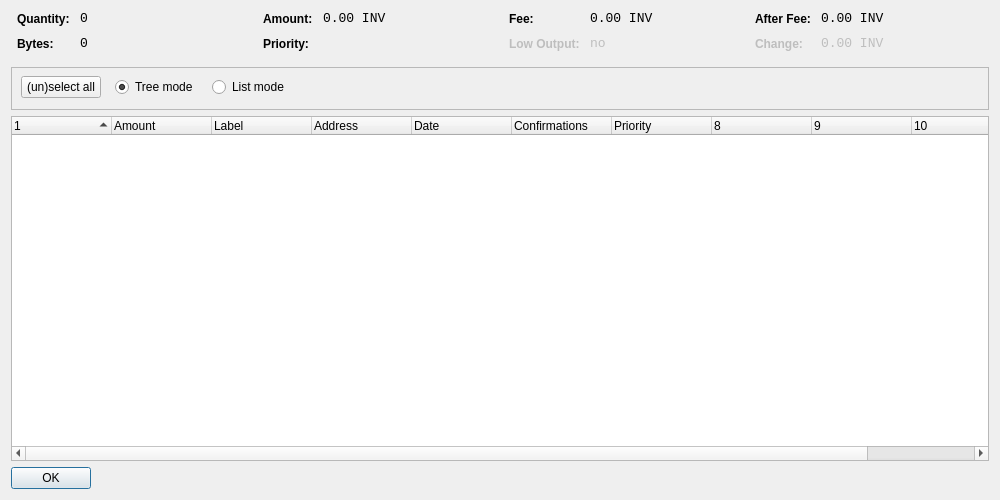
<?xml version="1.0" encoding="UTF-8"?>
<ui version="4.0">
 <class>CoinControlDialog</class>
 <widget class="QDialog" name="CoinControlDialog">
  <property name="geometry">
   <rect>
    <x>0</x>
    <y>0</y>
    <width>1000</width>
    <height>500</height>
   </rect>
  </property>
  <property name="windowTitle">
   <string>Coin Control</string>
  </property>
  <layout class="QVBoxLayout" name="verticalLayout">
   <item>
    <layout class="QHBoxLayout" name="horizontalLayoutTop" stretch="0,0,0,0">
     <property name="topMargin">
      <number>0</number>
     </property>
     <property name="bottomMargin">
      <number>10</number>
     </property>
     <item>
      <layout class="QFormLayout" name="formLayoutCoinControl1">
       <property name="horizontalSpacing">
        <number>10</number>
       </property>
       <property name="verticalSpacing">
        <number>10</number>
       </property>
       <property name="leftMargin">
        <number>6</number>
       </property>
       <property name="rightMargin">
        <number>6</number>
       </property>
       <item row="0" column="0">
        <widget class="QLabel" name="labelCoinControlQuantityText">
         <property name="styleSheet">
          <string notr="true">font-weight:bold;</string>
         </property>
         <property name="text">
          <string>Quantity:</string>
         </property>
        </widget>
       </item>
       <item row="0" column="1">
        <widget class="QLabel" name="labelCoinControlQuantity">
         <property name="font">
          <font>
           <family>Monospace</family>
           <pointsize>10</pointsize>
          </font>
         </property>
         <property name="cursor">
          <cursorShape>IBeamCursor</cursorShape>
         </property>
         <property name="contextMenuPolicy">
          <enum>Qt::ActionsContextMenu</enum>
         </property>
         <property name="text">
          <string notr="true">0</string>
         </property>
         <property name="textInteractionFlags">
          <set>Qt::LinksAccessibleByMouse|Qt::TextSelectableByKeyboard|Qt::TextSelectableByMouse</set>
         </property>
        </widget>
       </item>
       <item row="1" column="0">
        <widget class="QLabel" name="labelCoinControlBytesText">
         <property name="styleSheet">
          <string notr="true">font-weight:bold;</string>
         </property>
         <property name="text">
          <string>Bytes:</string>
         </property>
        </widget>
       </item>
       <item row="1" column="1">
        <widget class="QLabel" name="labelCoinControlBytes">
         <property name="font">
          <font>
           <family>Monospace</family>
           <pointsize>10</pointsize>
          </font>
         </property>
         <property name="cursor">
          <cursorShape>IBeamCursor</cursorShape>
         </property>
         <property name="contextMenuPolicy">
          <enum>Qt::ActionsContextMenu</enum>
         </property>
         <property name="text">
          <string notr="true">0</string>
         </property>
         <property name="textInteractionFlags">
          <set>Qt::LinksAccessibleByMouse|Qt::TextSelectableByKeyboard|Qt::TextSelectableByMouse</set>
         </property>
        </widget>
       </item>
      </layout>
     </item>
     <item>
      <layout class="QFormLayout" name="formLayoutCoinControl2">
       <property name="horizontalSpacing">
        <number>10</number>
       </property>
       <property name="verticalSpacing">
        <number>10</number>
       </property>
       <property name="leftMargin">
        <number>6</number>
       </property>
       <property name="rightMargin">
        <number>6</number>
       </property>
       <item row="0" column="0">
        <widget class="QLabel" name="labelCoinControlAmountText">
         <property name="styleSheet">
          <string notr="true">font-weight:bold;</string>
         </property>
         <property name="text">
          <string>Amount:</string>
         </property>
        </widget>
       </item>
       <item row="0" column="1">
        <widget class="QLabel" name="labelCoinControlAmount">
         <property name="font">
          <font>
           <family>Monospace</family>
           <pointsize>10</pointsize>
          </font>
         </property>
         <property name="cursor">
          <cursorShape>IBeamCursor</cursorShape>
         </property>
         <property name="contextMenuPolicy">
          <enum>Qt::ActionsContextMenu</enum>
         </property>
         <property name="text">
          <string notr="true">0.00 INV</string>
         </property>
         <property name="textInteractionFlags">
          <set>Qt::LinksAccessibleByMouse|Qt::TextSelectableByKeyboard|Qt::TextSelectableByMouse</set>
         </property>
        </widget>
       </item>
       <item row="1" column="0">
        <widget class="QLabel" name="labelCoinControlPriorityText">
         <property name="styleSheet">
          <string notr="true">font-weight:bold;</string>
         </property>
         <property name="text">
          <string>Priority:</string>
         </property>
        </widget>
       </item>
       <item row="1" column="1">
        <widget class="QLabel" name="labelCoinControlPriority">
         <property name="font">
          <font>
           <family>Monospace</family>
           <pointsize>10</pointsize>
          </font>
         </property>
         <property name="cursor">
          <cursorShape>IBeamCursor</cursorShape>
         </property>
         <property name="contextMenuPolicy">
          <enum>Qt::ActionsContextMenu</enum>
         </property>
         <property name="text">
          <string/>
         </property>
         <property name="textInteractionFlags">
          <set>Qt::LinksAccessibleByMouse|Qt::TextSelectableByKeyboard|Qt::TextSelectableByMouse</set>
         </property>
        </widget>
       </item>
      </layout>
     </item>
     <item>
      <layout class="QFormLayout" name="formLayoutCoinControl3">
       <property name="horizontalSpacing">
        <number>10</number>
       </property>
       <property name="verticalSpacing">
        <number>10</number>
       </property>
       <property name="leftMargin">
        <number>6</number>
       </property>
       <property name="rightMargin">
        <number>6</number>
       </property>
       <item row="0" column="0">
        <widget class="QLabel" name="labelCoinControlFeeText">
         <property name="styleSheet">
          <string notr="true">font-weight:bold;</string>
         </property>
         <property name="text">
          <string>Fee:</string>
         </property>
        </widget>
       </item>
       <item row="0" column="1">
        <widget class="QLabel" name="labelCoinControlFee">
         <property name="font">
          <font>
           <family>Monospace</family>
           <pointsize>10</pointsize>
          </font>
         </property>
         <property name="cursor">
          <cursorShape>IBeamCursor</cursorShape>
         </property>
         <property name="contextMenuPolicy">
          <enum>Qt::ActionsContextMenu</enum>
         </property>
         <property name="text">
          <string notr="true">0.00 INV</string>
         </property>
         <property name="textInteractionFlags">
          <set>Qt::LinksAccessibleByMouse|Qt::TextSelectableByKeyboard|Qt::TextSelectableByMouse</set>
         </property>
        </widget>
       </item>
       <item row="1" column="0">
        <widget class="QLabel" name="labelCoinControlLowOutputText">
         <property name="enabled">
          <bool>false</bool>
         </property>
         <property name="styleSheet">
          <string notr="true">font-weight:bold;</string>
         </property>
         <property name="text">
          <string>Low Output:</string>
         </property>
        </widget>
       </item>
       <item row="1" column="1">
        <widget class="QLabel" name="labelCoinControlLowOutput">
         <property name="enabled">
          <bool>false</bool>
         </property>
         <property name="font">
          <font>
           <family>Monospace</family>
           <pointsize>10</pointsize>
          </font>
         </property>
         <property name="cursor">
          <cursorShape>IBeamCursor</cursorShape>
         </property>
         <property name="contextMenuPolicy">
          <enum>Qt::ActionsContextMenu</enum>
         </property>
         <property name="text">
          <string notr="true">no</string>
         </property>
         <property name="textInteractionFlags">
          <set>Qt::LinksAccessibleByMouse|Qt::TextSelectableByKeyboard|Qt::TextSelectableByMouse</set>
         </property>
        </widget>
       </item>
      </layout>
     </item>
     <item>
      <layout class="QFormLayout" name="formLayoutCoinControl4">
       <property name="horizontalSpacing">
        <number>10</number>
       </property>
       <property name="verticalSpacing">
        <number>10</number>
       </property>
       <property name="leftMargin">
        <number>6</number>
       </property>
       <property name="rightMargin">
        <number>6</number>
       </property>
       <item row="0" column="0">
        <widget class="QLabel" name="labelCoinControlAfterFeeText">
         <property name="styleSheet">
          <string notr="true">font-weight:bold;</string>
         </property>
         <property name="text">
          <string>After Fee:</string>
         </property>
        </widget>
       </item>
       <item row="0" column="1">
        <widget class="QLabel" name="labelCoinControlAfterFee">
         <property name="font">
          <font>
           <family>Monospace</family>
           <pointsize>10</pointsize>
          </font>
         </property>
         <property name="cursor">
          <cursorShape>IBeamCursor</cursorShape>
         </property>
         <property name="contextMenuPolicy">
          <enum>Qt::ActionsContextMenu</enum>
         </property>
         <property name="text">
          <string notr="true">0.00 INV</string>
         </property>
         <property name="textInteractionFlags">
          <set>Qt::LinksAccessibleByMouse|Qt::TextSelectableByKeyboard|Qt::TextSelectableByMouse</set>
         </property>
        </widget>
       </item>
       <item row="1" column="0">
        <widget class="QLabel" name="labelCoinControlChangeText">
         <property name="enabled">
          <bool>false</bool>
         </property>
         <property name="styleSheet">
          <string notr="true">font-weight:bold;</string>
         </property>
         <property name="text">
          <string>Change:</string>
         </property>
        </widget>
       </item>
       <item row="1" column="1">
        <widget class="QLabel" name="labelCoinControlChange">
         <property name="enabled">
          <bool>false</bool>
         </property>
         <property name="font">
          <font>
           <family>Monospace</family>
           <pointsize>10</pointsize>
          </font>
         </property>
         <property name="cursor">
          <cursorShape>IBeamCursor</cursorShape>
         </property>
         <property name="contextMenuPolicy">
          <enum>Qt::ActionsContextMenu</enum>
         </property>
         <property name="text">
          <string notr="true">0.00 INV</string>
         </property>
         <property name="textInteractionFlags">
          <set>Qt::LinksAccessibleByMouse|Qt::TextSelectableByKeyboard|Qt::TextSelectableByMouse</set>
         </property>
        </widget>
       </item>
      </layout>
     </item>
    </layout>
   </item>
   <item>
    <widget class="QFrame" name="frame">
     <property name="minimumSize">
      <size>
       <width>0</width>
       <height>43</height>
      </size>
     </property>
     <property name="frameShape">
      <enum>QFrame::StyledPanel</enum>
     </property>
     <property name="frameShadow">
      <enum>QFrame::Sunken</enum>
     </property>
     <widget class="QWidget" name="horizontalLayoutWidget">
      <property name="geometry">
       <rect>
        <x>10</x>
        <y>0</y>
        <width>781</width>
        <height>41</height>
       </rect>
      </property>
      <layout class="QHBoxLayout" name="horizontalLayoutPanel" stretch="0,0,0,0,0">
       <property name="spacing">
        <number>14</number>
       </property>
       <item>
        <widget class="QPushButton" name="pushButtonSelectAll">
         <property name="sizePolicy">
          <sizepolicy hsizetype="Maximum" vsizetype="Fixed">
           <horstretch>0</horstretch>
           <verstretch>0</verstretch>
          </sizepolicy>
         </property>
         <property name="text">
          <string>(un)select all</string>
         </property>
        </widget>
       </item>
       <item>
        <widget class="QRadioButton" name="radioTreeMode">
         <property name="sizePolicy">
          <sizepolicy hsizetype="Maximum" vsizetype="Fixed">
           <horstretch>0</horstretch>
           <verstretch>0</verstretch>
          </sizepolicy>
         </property>
         <property name="text">
          <string>Tree mode</string>
         </property>
         <property name="checked">
          <bool>true</bool>
         </property>
        </widget>
       </item>
       <item>
        <widget class="QRadioButton" name="radioListMode">
         <property name="sizePolicy">
          <sizepolicy hsizetype="Maximum" vsizetype="Fixed">
           <horstretch>0</horstretch>
           <verstretch>0</verstretch>
          </sizepolicy>
         </property>
         <property name="text">
          <string>List mode</string>
         </property>
        </widget>
       </item>
       <item>
        <spacer name="horizontalSpacer">
         <property name="orientation">
          <enum>Qt::Horizontal</enum>
         </property>
         <property name="sizeHint" stdset="0">
          <size>
           <width>40</width>
           <height>20</height>
          </size>
         </property>
        </spacer>
       </item>
      </layout>
     </widget>
    </widget>
   </item>
   <item>
    <widget class="CoinControlTreeWidget" name="treeWidget">
     <property name="contextMenuPolicy">
      <enum>Qt::CustomContextMenu</enum>
     </property>
     <property name="sortingEnabled">
      <bool>false</bool>
     </property>
     <property name="columnCount">
      <number>11</number>
     </property>
     <attribute name="headerShowSortIndicator" stdset="0">
      <bool>true</bool>
     </attribute>
     <attribute name="headerStretchLastSection">
      <bool>false</bool>
     </attribute>
     <column>
      <property name="text">
       <string/>
      </property>
     </column>
     <column>
      <property name="text">
       <string>Amount</string>
      </property>
     </column>
     <column>
      <property name="text">
       <string>Label</string>
      </property>
     </column>
     <column>
      <property name="text">
       <string>Address</string>
      </property>
     </column>
     <column>
      <property name="text">
       <string>Date</string>
      </property>
     </column>
     <column>
      <property name="text">
       <string>Confirmations</string>
      </property>
      <property name="toolTip">
       <string>Confirmed</string>
      </property>
     </column>
     <column>
      <property name="text">
       <string>Priority</string>
      </property>
     </column>
     <column>
      <property name="text">
       <string/>
      </property>
     </column>
     <column>
      <property name="text">
       <string/>
      </property>
     </column>
     <column>
      <property name="text">
       <string/>
      </property>
     </column>
     <column>
      <property name="text">
       <string/>
      </property>
     </column>
    </widget>
   </item>
   <item>
    <widget class="QDialogButtonBox" name="buttonBox">
     <property name="sizePolicy">
      <sizepolicy hsizetype="Maximum" vsizetype="Fixed">
       <horstretch>0</horstretch>
       <verstretch>0</verstretch>
      </sizepolicy>
     </property>
     <property name="orientation">
      <enum>Qt::Horizontal</enum>
     </property>
     <property name="standardButtons">
      <set>QDialogButtonBox::Ok</set>
     </property>
    </widget>
   </item>
  </layout>
 </widget>
 <customwidgets>
  <customwidget>
   <class>CoinControlTreeWidget</class>
   <extends>QTreeWidget</extends>
   <header>coincontroltreewidget.h</header>
  </customwidget>
 </customwidgets>
 <resources/>
 <connections/>
</ui>
